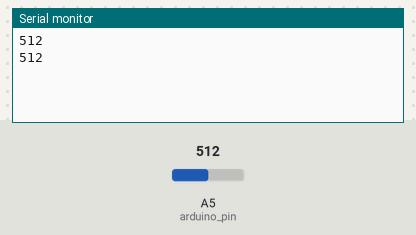
A sketch run on a simulated Arduino Uno, built with avr-gcc and run on an emulated ATmega328P. Parts: the last lines printed to the serial monitor. Inputs (shaded band) come from the test bench; at power-on: A5 (arduino_pin) = 512.

Above: at 2.8 s.
2.9 s: A5 (arduino_pin) set to 716
At 4.8 s:
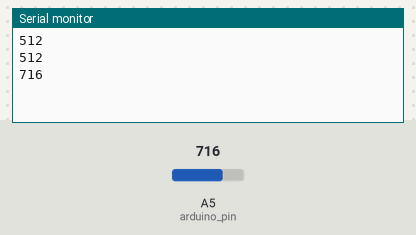
5.6 s: A5 (arduino_pin) set to 900
At 6.4 s:
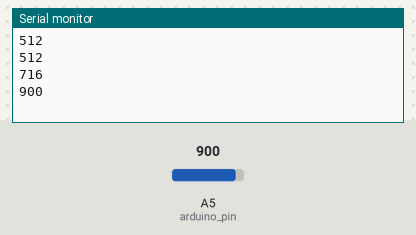
Timing chart, 0 to 8.6 s (numbered marks = the images above; inputs shaded):
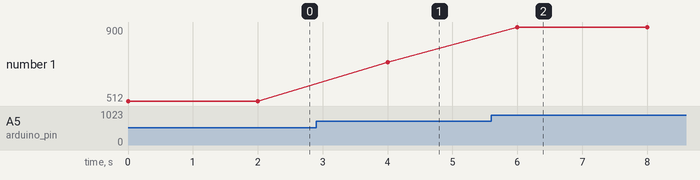

The sketch:

sensor-luminosidade.ino
```cpp
int arduino_pin = A5, leitura_sensor_ldr = 0; //  Lê a entrada do sensor LDR no pino A5

void setup()  // Configura forma de comunicação serial
{
  Serial.begin(9600);
  pinMode(arduino_pin, INPUT);
}

void loop() // Recebe valor do sensor e atribui à variável 'leitura_sensor_ldr'
{
  leitura_sensor_ldr = analogRead(arduino_pin);
  Serial.println(leitura_sensor_ldr);
  delay(2000);
}
```

Measured:
- after the input at 2.9 s, the serial monitor: prints a new line after 1.1 s (image 1)
- after the input at 5.6 s, the serial monitor: prints a new line after 0.40 s (image 2)
- plotted number 1: 512 → 716 after the input at 2.9 s, 716 → 900 after the input at 5.6 s
